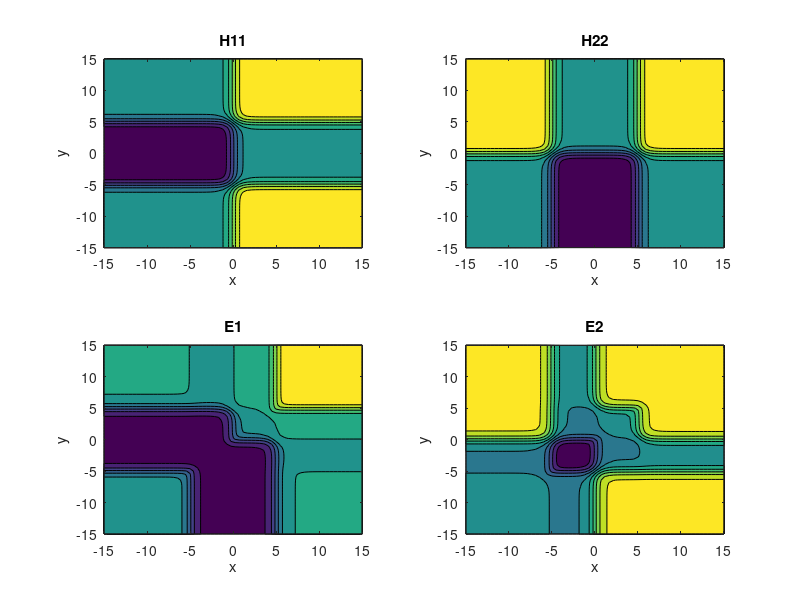

The MATLAB script that drew this image:

function showsurf()
    N = 2;
    L = 30;
    M = 64;

    rot = @(r,theta) [r(1)*cos(theta) + r(2)*sin(theta), -r(1)*sin(theta) + r(2)*cos(theta)];
    theta =  0.5 * pi;

    debug_flat_potential = false;

    if debug_flat_potential == true
        fprintf('# flat potential, for debug\n');
        debug_flat_potential = true;
        param_W = 0.5;
        cal_H11 = @(x,y) -0.02 * cos(0.5 * pi * (erf(3 * x) + 1));
        cal_H22 = @(x,y) 0.02 * cos(0.5 * pi * (erf(3 * x) + 1));
        cal_H12 = @(x,y) 0.02 * sin(0.5 * pi * (erf(3 * x) + 1)) * exp(1i * param_W * y);
    else
        fprintf('# conner potential\n');
        param_C = 0.25;
        param_W = 0.0;

        theta1 = 0;
        theta2 = theta;

        r0 = [-10, 0];
        k0 = [18, 0];
        r01 = rot(r0,-theta1);
        k01 = rot(k0,-theta1);
        r02 = rot(r0,-theta2);
        k02 = rot(k0,-theta2);

        cal_H_base = @(r) tanh(r(2)-5) - tanh(r(2)+5) + tanh(r(1)) + 3; % + 0.1 * 5^2 / ((x-y)^2 + 5^2);
        cal_H11 = @(r) cal_H_base(rot(r,theta1));
        cal_H22 = @(r) cal_H_base(rot(r,theta2));
        cal_H12 = @(r) param_C * exp(1i * param_W * sqrt(r(1)^2 + r(2)^2));
    end

    % grids
    x0 = linspace(-L/2, L/2, M)';
    y0 = linspace(-L/2, L/2, M)';
    dx = x0(2) - x0(1);
    dy = y0(2) - y0(1);
    dkx = 2 * pi / M / dx;
    dky = 2 * pi / M / dy;
    kx0 = (-M/2:M/2-1)' * dkx;
    ky0 = (-M/2:M/2-1)' * dky;
    [meshx, meshy] = meshgrid(x0, y0);
    [meshkx, meshky] = meshgrid(kx0, ky0);
    % ==> meshx(k,j) = x(j), meshy(k,j) = y(k)

    H11 = zeros(M,M);
    H22 = zeros(M,M);
    E1 = zeros(M,M);
    E2 = zeros(M,M);
    evas = zeros(M,M,N,N);
    evts = zeros(M,M,N,N);
    for j=1:M
        for k=1:M
            x = meshx(k,j);
            y = meshy(k,j);
            r = [x,y];
            % construct H
            H = zeros(2,2);
            H(1,1) = cal_H11(r);
            H(2,2) = cal_H22(r);
            H(1,2) = cal_H12(r);
            H(2,1) = conj(H(1,2));
            % eva & evt
            [evt, eva] = eig(H);
            if j == 1 && k == 1
                phase1 = evt(1,1) / abs(evt(1,1));
                phase2 = evt(2,2) / abs(evt(2,2));
                evt(:,1) = evt(:,1) * conj(phase1);
                evt(:,2) = evt(:,2) * conj(phase2);
            elseif k == 1
                phase1 = conj(evts(k,j-1,1,1)) * evt(1,1) + conj(evts(k,j-1,2,1)) * evt(2,1);
                phase2 = conj(evts(k,j-1,1,2)) * evt(1,2) + conj(evts(k,j-1,2,2)) * evt(2,2);
                evt(:,1) = evt(:,1) * conj(phase1);
                evt(:,2) = evt(:,2) * conj(phase2);
            else
                phase1 = conj(evts(k-1,j,1,1)) * evt(1,1) + conj(evts(k-1,j,2,1)) * evt(2,1);
                phase2 = conj(evts(k-1,j,1,2)) * evt(1,2) + conj(evts(k-1,j,2,2)) * evt(2,2);
                evt(:,1) = evt(:,1) * conj(phase1);
                evt(:,2) = evt(:,2) * conj(phase2);
            end
            evts(k,j,:,:) = evt;
            evas(k,j,:,:) = eva;
            % for plot 
            H11(k,j) = H(1,1);
            H22(k,j) = H(2,2);
            E1(k,j) = eva(1,1);
            E2(k,j) = eva(2,2);
        end
    end

    Eonly = false;
    enable3d = false;
    if Eonly == true
        lv = 10;

        figure;
        contourf(meshx', meshy', E2', lv);
        xlabel('x');
        ylabel('y');
        title('E2');
        hold on;
        scatter(r01(1), r01(2), 'g');
        plot([r01(1), r01(1) + k01(1) * 0.2], ...
             [r01(2), r01(2) + k01(2) * 0.2], 'g');
        scatter(r02(1), r02(2), 'r');
        plot([r02(1), r02(1) + k02(1) * 0.2], ...
             [r02(2), r02(2) + k02(2) * 0.2], 'r');

        figure;
        contourf(meshx, meshy, E1, lv);
        xlabel('x');
        ylabel('y');
        title('E1');
        hold on;
        scatter(r01(1), r01(2), 'g');
        plot([r01(1), r01(1) + k01(1) * 0.2], ...
             [r01(2), r01(2) + k01(2) * 0.2], 'g');
        scatter(r02(1), r02(2), 'r');
        plot([r02(1), r02(1) + k02(1) * 0.2], ...
             [r02(2), r02(2) + k02(2) * 0.2], 'r');
    else 
        if enable3d == true
            figure();

            subplot(2,2,1);
            surf(meshx', meshy', H11');
            xlabel('x');
            ylabel('y');
            title('H11');

            subplot(2,2,2);
            surf(meshx', meshy', H22');
            xlabel('x');
            ylabel('y');
            title('H22');

            subplot(2,2,3);
            surf(meshx', meshy', E1');
            xlabel('x');
            ylabel('y');
            title('E1');

            subplot(2,2,4);
            surf(meshx', meshy', E2');
            xlabel('x');
            ylabel('y');
            title('E2');
        else
            figure;
            lv = 10;

            subplot(2,2,1);
            contourf(meshx', meshy', H11', lv);
            xlabel('x');
            ylabel('y');
            title('H11');

            subplot(2,2,2);
            contourf(meshx', meshy', H22', lv);
            xlabel('x');
            ylabel('y');
            title('H22');

            subplot(2,2,3);
            contourf(meshx', meshy', E1', lv);
            xlabel('x');
            ylabel('y');
            title('E1');

            subplot(2,2,4);
            contourf(meshx', meshy', E2', lv);
            xlabel('x');
            ylabel('y');
            title('E2');
        end
    end


    drawnow;
end
